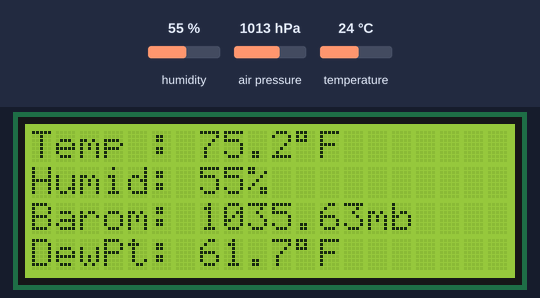
Bench run of a sketch on a simulated Arduino Uno, built with avr-gcc and run on an emulated ATmega328P. On the bench: 20×4 character LCD. The test bench sets the inputs (shaded band); at power-on: humidity 55 %, air pressure 1013 hPa, temperature 24 °C.

Above: at 2.6 s.
2.7 s: humidity set to 22 %
At 4.4 s:
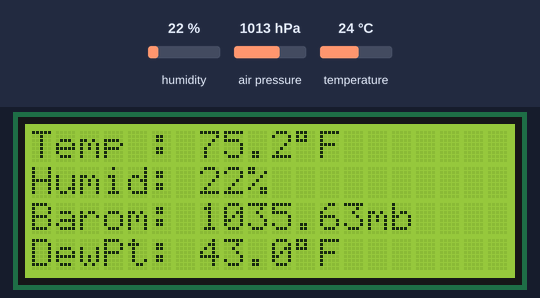
5.5 s: air pressure set to 952 hPa
At 6.5 s:
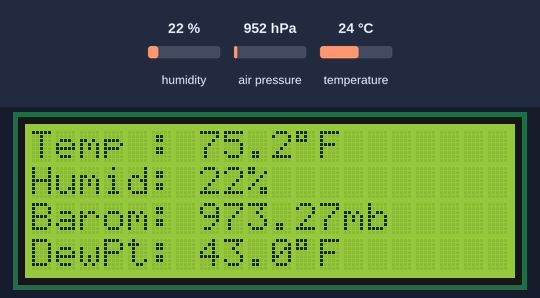
8.0 s: temperature set to 12 °C
At 8.6 s:
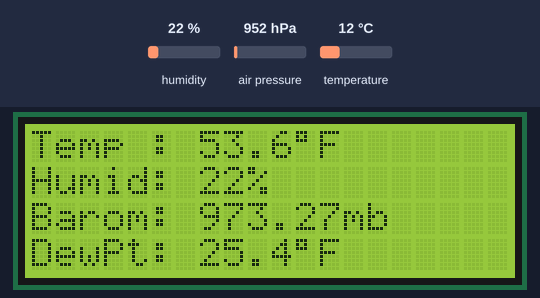
10.5 s: humidity set to 40 %
At 12.9 s:
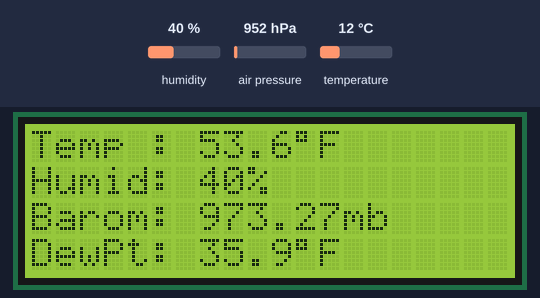
Timing chart, 0 to 14.4 s (numbered marks = the images above; inputs shaded):
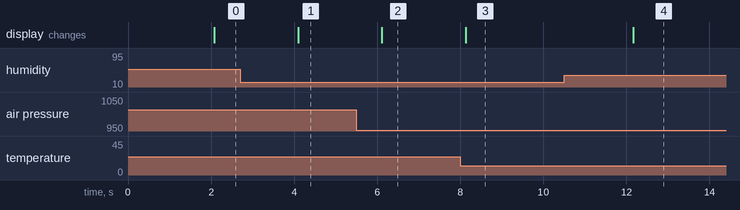

Measured:
- after the input at 2.7 s, the display: changes after 1.4 s (image 1)
- after the input at 5.5 s, the display: changes after 0.61 s (image 2)
- after the input at 8.0 s, the display: changes after 0.13 s (image 3)
- after the input at 10.5 s, the display: changes after 1.7 s (image 4)

The sketch:

weather_sketch.ino
```cpp
#include <LiquidCrystal.h>
#include <SPI.h>
#include <Wire.h>
#include <Adafruit_Sensor.h>
#include <Adafruit_BME280.h>

#define BME_SCK  6
#define BME_MISO 5
#define BME_MOSI 4
#define BME_CS   3

#define SEALEVELPRESSURE_HPA (1013.25)
#define ALTITUDE 186 // altitude of Murfreesboro in meters

float temperature;
float humidity;
float pressure;
float dewpoint;

//                BS  E  D4 D5  D6 D7
LiquidCrystal lcd(7, 8, 9, 10, 11, 12);

Adafruit_BME280 bme(BME_CS, BME_MOSI, BME_MISO, BME_SCK); // software SPI

void setup()
{
  lcd.begin(20, 4);
  lcd.print("Reading sensor");
  bool status;

  status = bme.begin();
  if(!status) {
    lcd.clear();
    lcd.print("Error. Check");
    lcd.setCursor(0,1);
    lcd.print("connections");
    while (1);
   }
}

void loop(){

  delay(2000);

  getPressure();
  getHumidity();
  getTemperature();
  getDewPoint();

  lcd.clear();

  // note  that my LCD is a 20x4 model, so you may need to squeeze things into
  // something smaller.

  //print temp
  String tempString = String(temperature,1);
  lcd.print("Temp : ");
  lcd.print(tempString);
  lcd.print((char)223);
  lcd.print("F ");

  //print humidity
  lcd.setCursor(0,1);
  String humidString = String(humidity,0);
  lcd.print("Humid: ");
  lcd.print(humidString);
  lcd.print("% ");


  //print pressure
  lcd.setCursor(0,2);
  lcd.print("Barom: ");
  String baromString = String(pressure,2);
  lcd.print(baromString);
  lcd.print("mb ");

  //print dew point
  lcd.setCursor(0,3);
  String dewString = String(dewpoint,1);
  lcd.print("DewPt: ");
  lcd.print(dewString);
  lcd.print((char)223);
  lcd.print("F ");
}

float getTemperature()
{
  temperature = bme.readTemperature() * 9/5 +32;
}

float getHumidity()
{
 humidity = bme.readHumidity();
}

float getPressure()
{
  pressure = bme.readPressure();
  pressure = bme.seaLevelForAltitude(ALTITUDE,pressure);
  pressure = pressure/100.0F;
}

float getDewPoint()
{
  temperature = bme.readTemperature()* 9/5 +32;
  humidity = bme.readHumidity();

  // dew point calculation
  // 243.04*(LN(RH/100)+((17.625*T)/(243.04+T)))/(17.625-LN(RH/100)-((17.625*T)/(243.04+T)))
  // via http://andrew.rsmas.miami.edu/bmcnoldy/Humidity.html

 dewpoint = 243.04*(log(humidity/100)+((17.625*temperature)/(243.04+temperature)))/(17.625-log(humidity/100)-((17.625*temperature)/(243.04+temperature)));


 }
```
